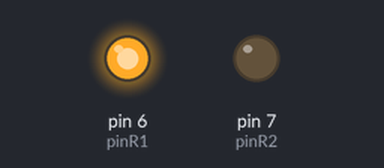
The sketch below on a simulated Arduino Uno, built with avr-gcc and run on an emulated ATmega328P. Shown: output pins drawn as LEDs (lit = HIGH).

Above: at 0.1 s.
Timing chart, 0 to 1.6 s (numbered marks = the images above):
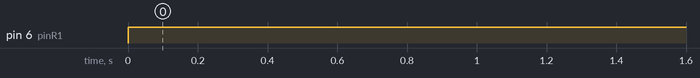

The sketch:

RelayTest.ino
```cpp
int pinR1 = 6;
int pinR2 = 7;

void setup() {
  pinMode(pinR1, OUTPUT);
    pinMode(pinR2, OUTPUT);

}
void loop() {
  digitalWrite(pinR1, HIGH);
     digitalWrite(pinR2, LOW);
     delay (10000);

}
```

Measured:
- by itself, pin 6 (pinR1): LOW → HIGH at 0.00 s
